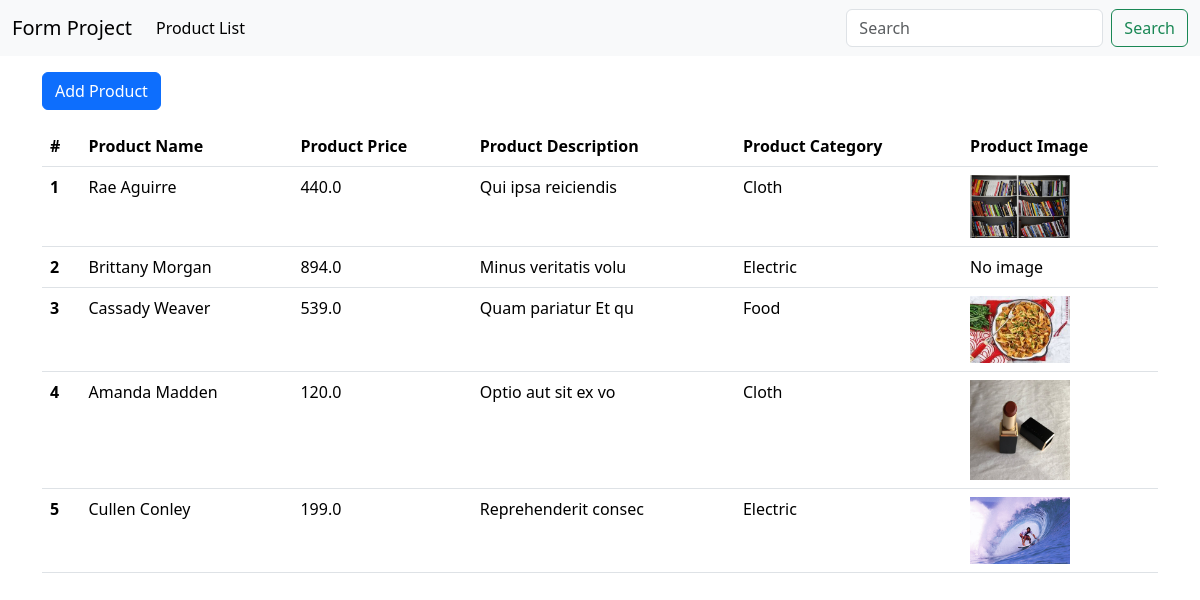
The page / on the database its author committed.
### form_app/models.py (models this page shows, shortened)
class productModel(models.Model):
    product_name=models.CharField(max_length=100,null=True)
    product_price=models.FloatField(null=True)
    product_description=models.TextField(null=True)
    product_qty=models.PositiveIntegerField(null=True)
    PRODUCT_CATEGORY=[
        ('Electric','Electric'),
        ('Cloth','Cloth'),
        ('Food','Food'),
    ]
    product_cat=models.CharField(choices=PRODUCT_CATEGORY,null=True)
    product_img=models.ImageField(upload_to='media/product_imgs',null=True,blank=True)

### form_app/views.py (the view)
# urls.py: path('', product_list, name='product_list'),
def product_list(request):
    product_data=productModel.objects.all()
    context={
        'product_data':product_data
    }
    return render(request, 'product_list.html',context)

### form_app/templates/product_list.html
{% extends 'master/base.html' %}
{% block content %}
  <a class="btn btn-primary my-3" href="{% url 'add_product' %}">Add Product</a>
  <table class="table">
    <thead>
      <tr>
        <th scope="col">#</th>
        <th scope="col">Product Name</th>
        <th scope="col">Product Price</th>
        <th scope="col">Product Description</th>
        <th scope="col">Product Category</th>
        <th scope="col">Product Image</th>
      </tr>
    </thead>
    <tbody>
      {% for data in product_data %}
        <tr>
          <th scope="row">{{ forloop.counter }}</th>
          <td>{{ data.product_name }}</td>
          <td>{{ data.product_price }}</td>
          <td>{{ data.product_description }}</td>
          <td>{{ data.product_cat }}</td>
          <td>
            {% if data.product_img %}
              <img src="{{ data.product_img.url }}" width="100px" alt="product image" />
            {% else %}
              No image
            {% endif %}
          </td>
        </tr>
      {% endfor %}
    </tbody>
  </table>
{% endblock %}

### form_app/templates/master/base.html (shortened to what this page needs)
<!DOCTYPE html>
<html lang="en">
  <head>
    <link href="https://cdn.jsdelivr.net/npm/bootstrap@5.3.8/dist/css/bootstrap.min.css" rel="stylesheet" />
  </head>
  <body>
    {% include 'master/nav.html' %}
    <div class="container">
      {% block content %}
      {% endblock %}
    </div>
  </body>
</html>

### form_app/templates/master/nav.html (shortened to what this page needs)
<nav class="navbar navbar-expand-lg bg-body-tertiary">
  <div class="container-fluid">
    <a class="navbar-brand" href="#">Form Project</a>
    <div class="collapse navbar-collapse" id="navbarSupportedContent">
      <ul class="navbar-nav me-auto mb-2 mb-lg-0">
        <li class="nav-item">
          <a class="nav-link active" aria-current="page" href="#">Product List</a>
        </li>
      </ul>
      <form class="d-flex" role="search">
        <input class="form-control me-2" type="search" placeholder="Search" aria-label="Search"/>
        <button class="btn btn-outline-success" type="submit">Search</button>
      </form>
    </div>
  </div>
</nav>

### rows shown on the page
productModel: product_name "Rae Aguirre", product_price "440.0", product_description "Qui ipsa reiciendis", product_cat "Cloth", product_img (picture)
productModel: product_name "Brittany Morgan", product_price "894.0", product_description "Minus veritatis volu", product_cat "Electric", product_img "No image"
productModel: product_name "Cassady Weaver", product_price "539.0", product_description "Quam pariatur Et qu", product_cat "Food", product_img (picture)
productModel: product_name "Amanda Madden", product_price "120.0", product_description "Optio aut sit ex vo", product_cat "Cloth", product_img (picture)
productModel: product_name "Cullen Conley", product_price "199.0", product_description "Reprehenderit consec", product_cat "Electric", product_img (picture)
